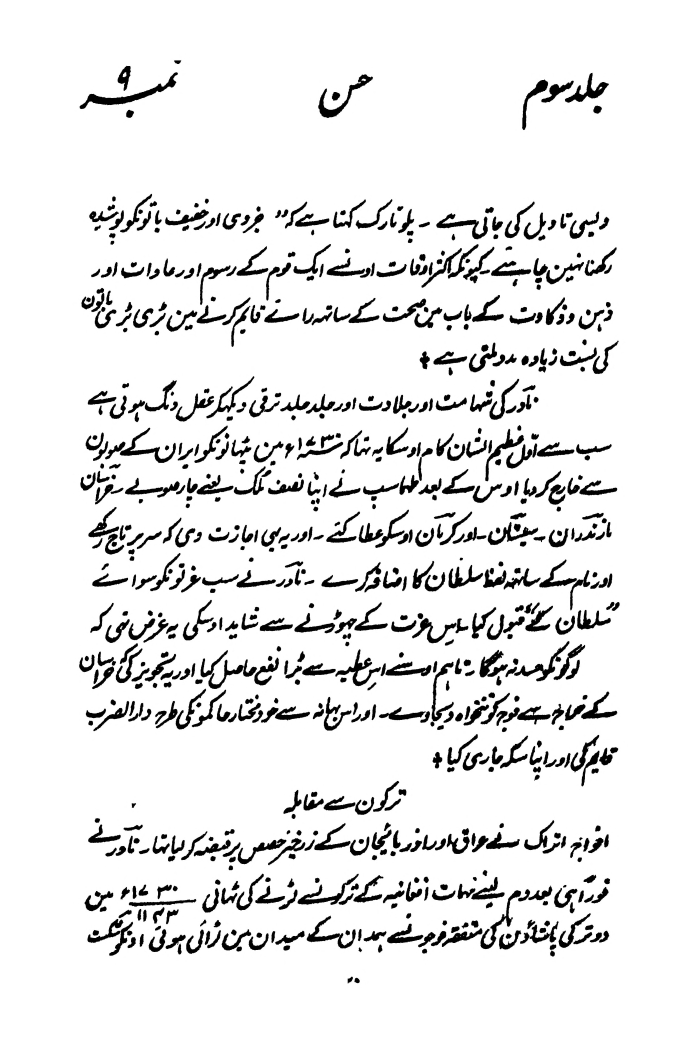
#> input picture urdu-media-ai-utils/urdu-polygon-line-extractor/data-books/B207/Image/B207_107.jpg, 3428 x 5293 px (shown at 1/5 size); its folder holds only this picture in this run
$ python -i image_utils_old.py   (imports and definitions only)   (older library calls are emulated)
#> lines starting #> are read from the running program, lines starting #| are printed output that depends on the picture; after the words box and inside, x2 and y2 are one past the last pixel; in counts of white or black regions, pixels touching at a corner belong together
### pdf-to-text-urdu/pdf-ocr-pipeline/utils/binarization.py
import os
import cv2 as cv
from PIL import Image
import PIL.ImageOps
import numpy as np
import math
import doxapy
from collections import Counter

class ColorRenderer():
    def __init__(self, rgb):
        self.rgb = rgb

    # [7 lines left out: function render, not called in this run]


class BackgroundColorDetector():
    def __init__(self, imageLoc):
        #         self.img = cv2.imread(imageLoc, 1)
        self.img = imageLoc
        self.manual_count = {}
        self.w, self.h, self.channels = self.img.shape
        self.total_pixels = self.w * self.h

    def count(self):
        for y in range(0, self.h):
            for x in range(0, self.w):
                RGB = (self.img[x, y, 2], self.img[x, y, 1], self.img[x, y, 0])
                if RGB in self.manual_count:
                    self.manual_count[RGB] += 1
                else:
                    self.manual_count[RGB] = 1

    # [16 lines left out: function average_colour, not called in this run]

    def twenty_most_common(self):
        self.count()
        self.number_counter = Counter(self.manual_count).most_common(20)

    #         for rgb, value in self.number_counter:
    #             print(rgb, value, ((float(value)/self.total_pixels)*100))

    def detect(self):
        self.twenty_most_common()
        self.percentage_of_first = (
                float(self.number_counter[0][1]) / self.total_pixels)
        #         print(self.percentage_of_first)
        if self.percentage_of_first > 0.5:
            #             print("Background color is ", self.number_counter[0][0])
            return self.number_counter[0][0]
        else:
            return self.average_colour()


def isLightOrDark(rgbColor):
    [r, g, b] = rgbColor
    hsp = math.sqrt(0.299 * (r * r) + 0.587 * (g * g) + 0.114 * (b * b))
    if (hsp > 150):  # orignal 127.5
        return 'light'
    else:
        return 'dark'


def back(image):
    # cv_img = cv.imread(path)
    BackgroundColor = BackgroundColorDetector(image)
    average_color = BackgroundColor.detect()
    return isLightOrDark(average_color)


def get_gray_image(image):
    background = back(image)

    if background == 'dark':
        # print(background)
        # image = Image.open(image_path)
        image = Image.fromarray(image)
        inverted_image = PIL.ImageOps.invert(image)
        cv_img = np.array(inverted_image).astype('uint8')
        gray = cv.cvtColor(cv_img, cv.COLOR_BGR2GRAY)
    else:
        # print(background)
        # cv_img = cv.imread(image_path)
        gray = cv.cvtColor(image, cv.COLOR_BGR2GRAY)
    return gray


class stack:
    def __init__(self):
        self.array = list()

    def push(self, value):
        self.array.append(value)

    def pop(self):
        return self.array.pop()

    # [70 lines left out: functions is_empty, connected_components, convert_binary, not called in this run]

### pdf-to-text-urdu/pdf-ocr-pipeline/utils/image_utils_old.py
"""
This file implements some image preprocessing functions used during dataset
preparation, training and inferring.

Most functions are meant to be run only once or at the beginning of training
and hence are not really optimized for performance.
"""

"""
Notes:
    1. All output images have white foreground and black background
    2. All output images are normalized (except for DATASET_PREPARATION task)
"""

import numpy as np
import cv2
import time
import os
import collections

# Used for binarization
import doxapy

VERBOSE = False

# Set using trial-and-error
HORIZONTAL_MIN_AREA = 10000
VERTICAL_MIN_AREA = 2500

Params = collections.namedtuple("Params", ["extract_red_component",
                                           "horizontal_segmentation",
                                           "vertical_segmentation",
                                           "write_images",
                                           "save_image_type",
                                           "correct_skew",
                                           "remove_white_columns",
                                           "remove_white_rows"])

DATASET_PREPARATION = Params(False, True, False, True, "jpg", False, True, False)
TRAINING = Params(False, False, False, False, None, False, True, False)
INFERRING = Params(False, False, False, False, None, True, True, True)


class ImagePreprocessing():
    """This class processes images for the OCR"""

    def __init__(self, params):
        self.params = params

    # [106 lines left out: functions __call__, _naive_extract_red_component, _extract_red_component, not called in this run]


def _preprocess_image(image, correct_skew=True):
    # Crop image
    image = _trim_image(image)

    if correct_skew:
        # Correct skew
        image = _skew_correction(image)

        # Crop image again (Skew correction may introduce white spaces)
        image = _trim_image(image)

    return image


# [120 lines left out: functions _remove_white_columns, _remove_white_rows, _horizontal_segmentation, _vertical_segmentation, _vertical_segmentation_using_projections, not called in this run]


# binairized image means turn the Gray image into the numbers from 0(white) to 255(black) w.r.t the image pixels intensity
def _binarize(image, blur=True):
    # Defining window size and value of k which will be different for each channel
    window_size = 75
    k = 0.2
    # GNN For now

    from  utils.binarization import get_gray_image, convert_binary
    # cv2.imshow("Original", image)


    # img_path = os.path.join(fold_path, j)
    gray_img = get_gray_image(image)
    # [6 lines of commented-out code are left out]

    binary_image = np.empty(gray_img.shape, gray_img.dtype)
    sauvola = doxapy.Binarization(doxapy.Binarization.Algorithms.SAUVOLA)
    sauvola.initialize(gray_img)
    sauvola.to_binary(binary_image, {"window": window_size, "k": k})


    # [4 lines of commented-out code are left out]

    return binary_image


def _trim_image(image):
    # Convert into Gray
    gray = cv2.cvtColor(image, cv2.COLOR_BGR2GRAY)
    # Blur the image by using Gaussian Blur
    blur = cv2.GaussianBlur(gray, (5, 5), 0)
    thresh = cv2.bitwise_not(cv2.threshold(blur, 0, 255, cv2.THRESH_BINARY | cv2.THRESH_OTSU)[1].astype(np.uint8))
    # Find the non zero cordinated of the image
    coords = cv2.findNonZero(thresh)
    x, y, w, h = cv2.boundingRect(coords)
    # Remove the extra white pixel to crop the image
    return image[y:y + h, x:x + w]


def _skew_correction(image):
    thresh = _binarize(image, blur=True)
    coords = np.column_stack(np.where(thresh > 0))
    angle = cv2.minAreaRect(coords)[-1]

    if angle < -45:
        angle = -(90 + angle)
    else:
        angle = -angle

    (h, w) = image.shape[:2]
    center = (w // 2, h // 2)
    M = cv2.getRotationMatrix2D(center, angle, 1.0)
    rotated = cv2.warpAffine(image, M, (w, h), flags=cv2.INTER_CUBIC, borderMode=cv2.BORDER_CONSTANT,
                             borderValue=(255, 255, 255))

    return rotated


# [36 lines left out: functions _repeatedly_merge_contours, _merge_contours, not called in this run]


def _merge(a, b):
    return np.array([[a[0, 0]], [a[1, 0]], [b[2, 0]], [b[3, 0]]])


# resize The images by calling the _resize_image method
# [99 lines left out: functions _resize_images, _bucket, _resize_image, not called in this run]


# Take transpose of the image
def _transpose(image):
    return cv2.transpose(image)


# Map the image 0,0 center by their STD and mean
# [35 lines left out: functions _normalize, _pad_image_horizontally, _copy_to_target, not called in this run]


def _get_filenames(path):
    return [os.path.join(path, f) for f in os.listdir(path) if _valid_image(f)]


def _valid_image(f):
    return True if f.endswith(".jpg") or f.endswith(".png") or f.endswith(".jpeg") else False


##############################################################################################

# [93 lines left out: functions handle_dataset_processing, handle_training, handle_inferring, not called in this run]

>>> import cv2
>>> picture = cv2.cvtColor(cv2.imread('../../../urdu-media-ai-utils/urdu-polygon-line-extractor/data-books/B207/Image/B207_107.jpg'), cv2.COLOR_BGR2RGB)
#> picture is the input picture: shape (5293, 3428, 3); min 0, max 255, mean 233.2
>>> result = _preprocess_image(picture)
#> in _trim_image, `thresh = cv2.bitwise_not(cv2.threshold(blur, 0, 255, cv2.THRESH_BINARY..`:
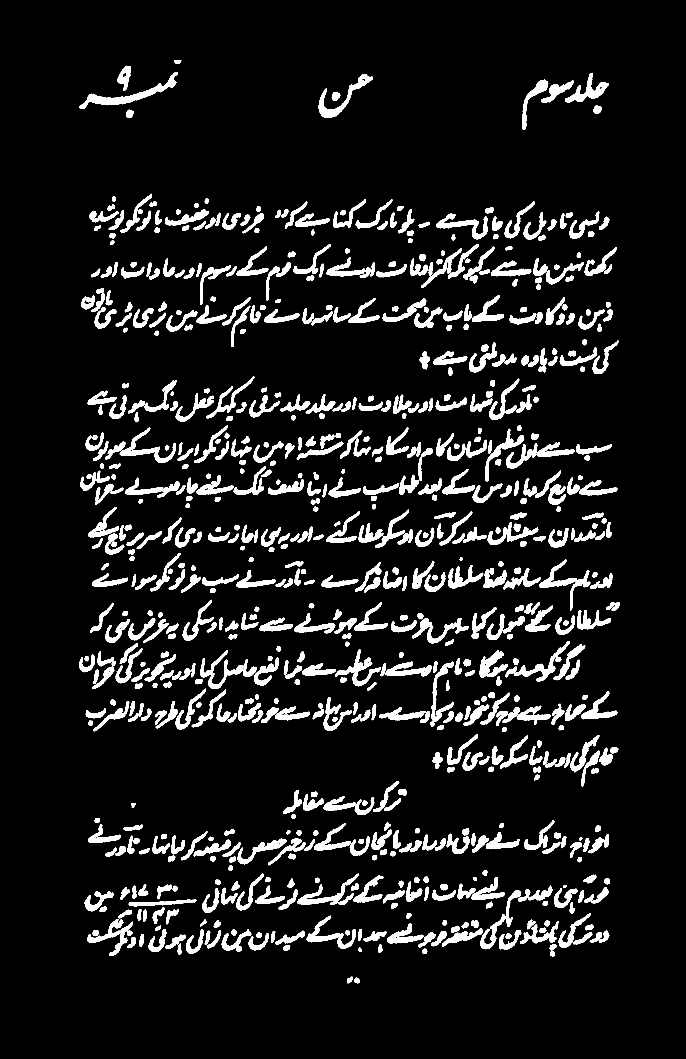
#> thresh: shape (5293, 3428) (shown at 1/5 size); 8.6% white; 777 white regions, largest, box (x1, y1, x2, y2) and area: (398, 361, 889, 545) 16029, (1591, 371, 1865, 590) 11428, (599, 2138, 880, 2315) 9963
#> in _trim_image, `coords = cv2.findNonZero(thresh)`: coords = contour of 1562981 points, box (x1, y1, x2, y2) (396, 302, 3098, 4917), area 2254032
#> in _trim_image, `x, y, w, h = cv2.boundingRect(coords)`: x = 396; y = 302; w = 2702; h = 4615
#> in _trim_image, `return image[y:y + h, x:x + w]`:
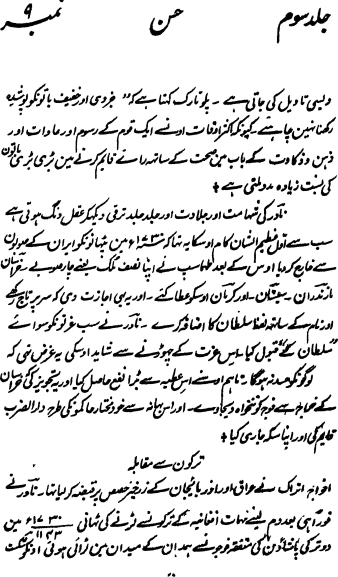
#> returned value: shape (4615, 2702, 3) (shown at 1/8 size); min 0, max 255, mean 223.3
#> after the loop in count, `for y in range(0, self.h):`: self.manual_count = 256 items
#> in twenty_most_common, `self.number_counter = Counter(self.manual_count).most_common(20)`: self.number_counter = 20 items
#> in detect, `self.percentage_of_first = ( float(self.number_counter[0][1]) / self.t..`: self.percentage_of_first = 0.745
#> in back, `average_color = BackgroundColor.detect()`: average_color = (255, 255, 255)
#> in isLightOrDark, `[r, g, b] = rgbColor`: r = 255
#> in isLightOrDark, `hsp = math.sqrt(0.299 * (r * r) + 0.587 * (g * g) + 0.114 * (b * b))`: hsp = 1
#> in get_gray_image, `background = back(image)`: background = 'dark'
#> in get_gray_image, `inverted_image = PIL.ImageOps.invert(image)`:
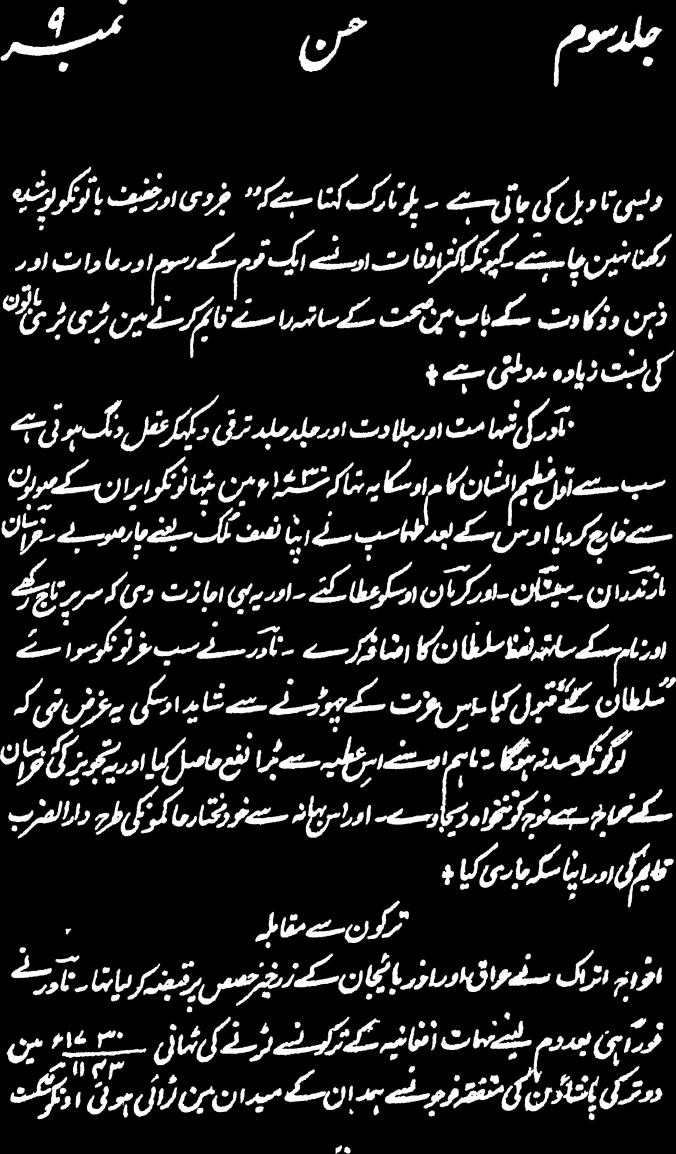
#> inverted_image: PIL image 2702x4615 RGB (shown at 1/4 size); min 0, max 255, mean 31.7
#> (the run stopped early here; a loop or call above may not have finished)

$ run again, on urdu-media-ai-utils/urdu-polygon-line-extractor/data-books/B207/Image/B207_108.jpg
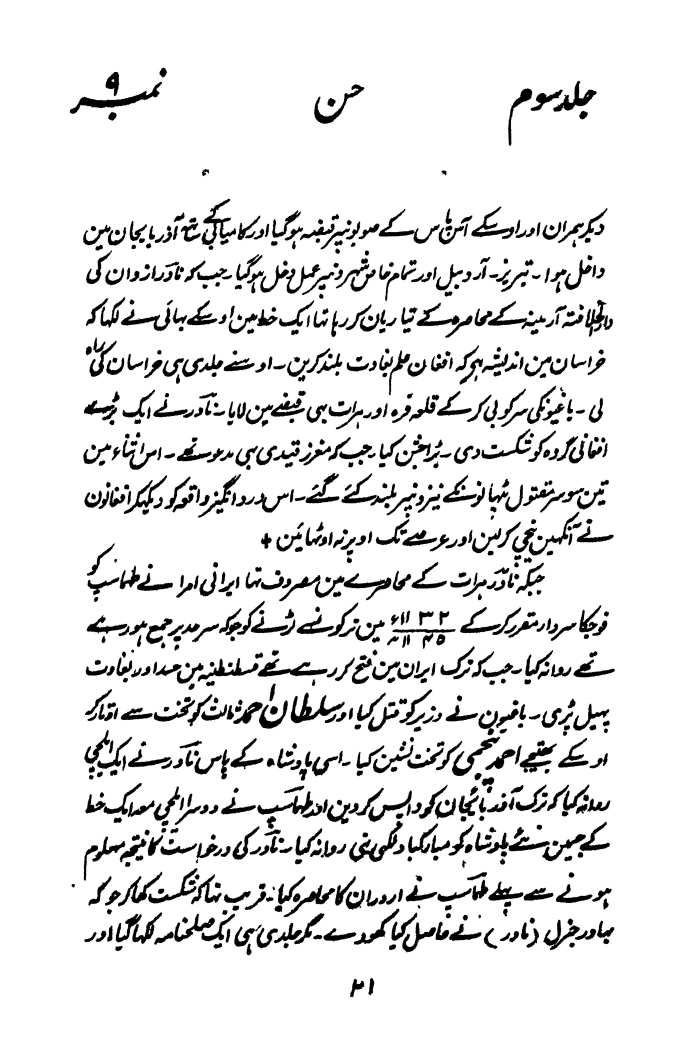
#> input picture urdu-media-ai-utils/urdu-polygon-line-extractor/data-books/B207/Image/B207_108.jpg, 3428 x 5293 px (shown at 1/5 size)
#> picture is the input picture: shape (5293, 3428, 3); min 0, max 255, mean 230
#> in _trim_image, `thresh = cv2.bitwise_not(cv2.threshold(blur, 0, 255, cv2.THRESH_BINARY..`:
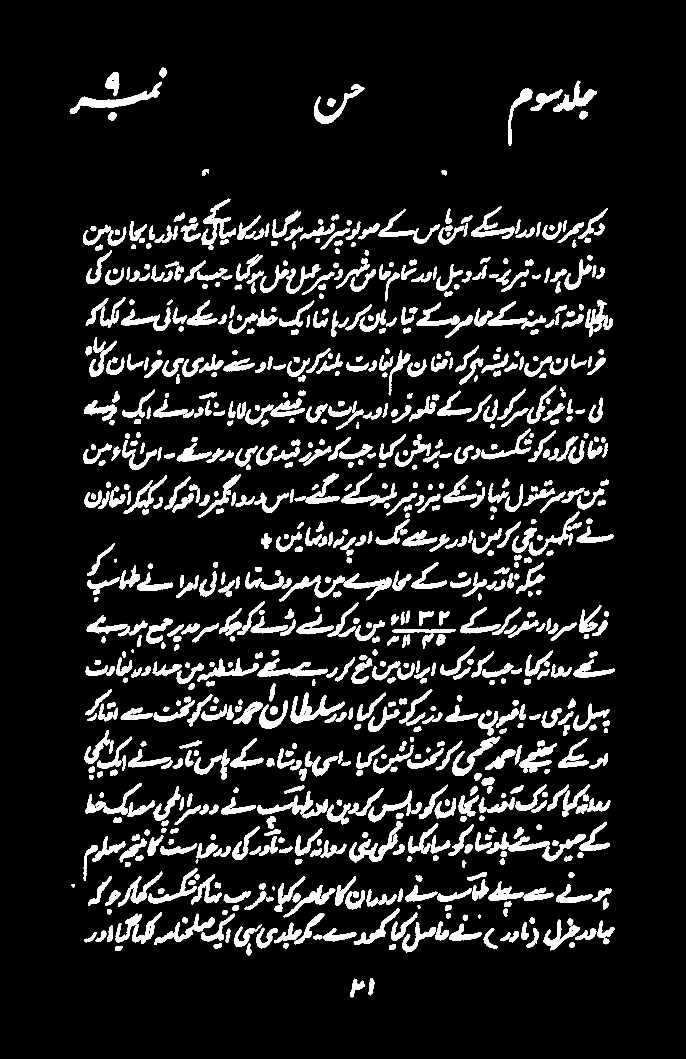
#> thresh: shape (5293, 3428) (shown at 1/5 size); 9.9% white; 898 white regions, largest, box (x1, y1, x2, y2) and area: (349, 409, 810, 570) 15818, (1746, 4105, 2014, 4312) 13394, (1453, 3464, 1724, 3616) 13261
#> coords = contour of 1792679 points, box (x1, y1, x2, y2) (349, 338, 3074, 4986), area 1894342
#> x = 349; y = 338; w = 2725; h = 4648
#> after the loop in count, `for y in range(0, self.h):`: self.manual_count = 256 items
#> self.number_counter = 20 items
#> self.percentage_of_first = 0.713
#> average_color = (255, 255, 255)
#> r = 255
#> hsp = 1
#> background = 'dark'
#> in get_gray_image, `inverted_image = PIL.ImageOps.invert(image)`:
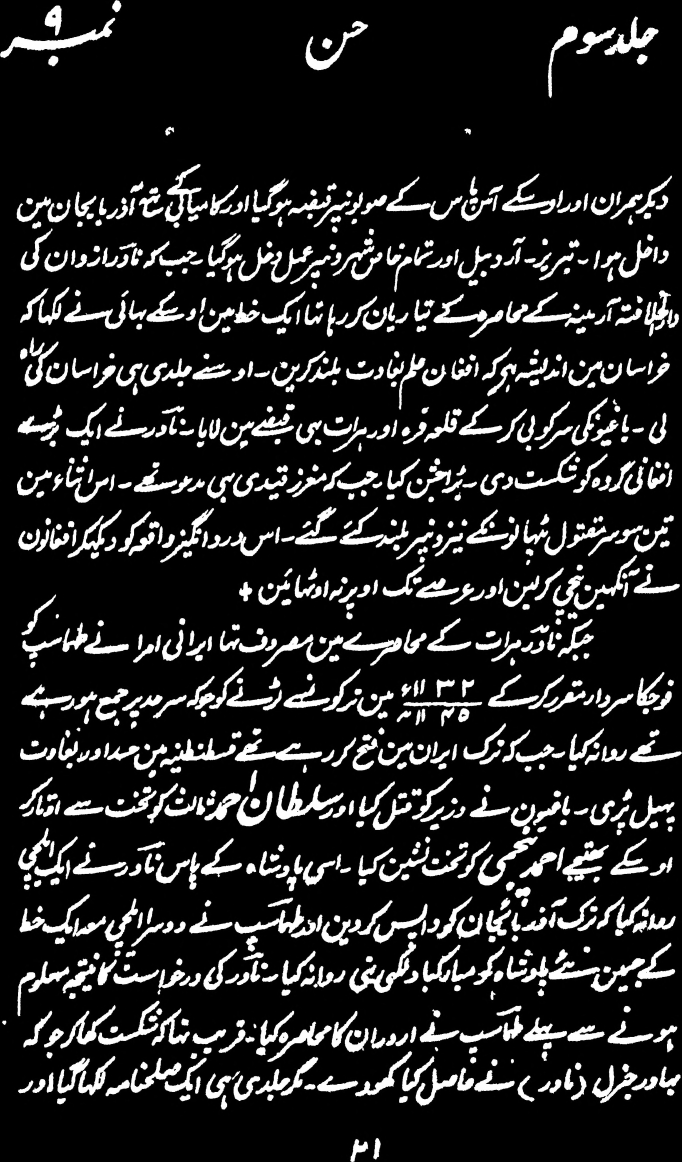
#> inverted_image: PIL image 2725x4648 RGB (shown at 1/4 size); min 0, max 255, mean 35.8
